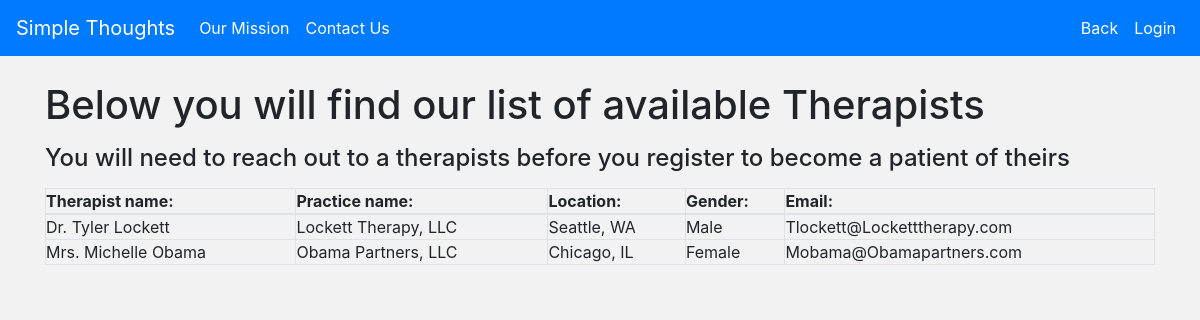
/discover_new_therapists, run on the app's committed database.
### STR_app/models.py (models this page shows)
class Therapist(models.Model):
    title = models.CharField(max_length=60)
    first_name = models.CharField(max_length=60)
    last_name = models.CharField(max_length=60)
    practice_name = models.CharField(max_length=255)
    location = models.CharField(max_length=255)
    gender = models.CharField(max_length=10)
    accept_new_patients = models.BooleanField(default=False)
    email = models.CharField(max_length=255)
    password = models.CharField(max_length=255)
    created_at = models.DateTimeField(auto_now_add = True)
    updated_at = models.DateTimeField(auto_now = True)
    objects = TherapistManager()

### STR_app/views.py (the view)
# urls.py: path('discover_new_therapists', views.discover_new_therapists)
def discover_new_therapists(request):
    context = {
        'discoverable_therapists': Therapist.objects.all()
    }
    return render(request, 'discover_new_therapists.html', context)

### STR_app/templates/discover_new_therapists.html (shortened to what this page needs)
<!DOCTYPE html>
<html lang="en">
<head>
    <link href="https://stackpath.bootstrapcdn.com/bootstrap/4.5.0/css/bootstrap.min.css" rel="stylesheet">
    {% load static %}
    <link rel="stylesheet" href="{% static 'style/css/style.css' %}">
</head>
<body>
    <nav class="navbar sticky-top navbar-expand-lg navbar-dark bg-primary">
        <a class="navbar-brand" href="/">Simple Thoughts</a>
        <div class="collapse navbar-collapse" id="navbarNav">
            <ul class="navbar-nav">
                <li class="nav-item active">
                <a class="nav-link" href="/our_mission">Our Mission <span class="sr-only">(current)</span></a>
                </li>
                <li class="nav-item active">
                <a class="nav-link" href="/contact">Contact Us</a>
                </li>
            </ul>
            <ul class="navbar-nav ml-auto">
                <li class="nav-item active">
                    <a class="nav-link" href="/">Back <span class="sr-only">(current)</span></a>
                </li>
                <li class="nav-item active">
                <a class="nav-link" href="/login">Login <span class="sr-only">(current)</span></a>
                </li>
            </ul>
        </div>
    </nav>
    <div class="container">
        <h1 id="available_therapists_h1">Below you will find our list of available Therapists </h1>
        <h4 id="available_therapists_h4">You will need to reach out to a therapists before you register to become a patient of theirs</h4>
        <table class="table-bordered" style="width:100%">
            <thead>
                <tr>
                    <th>Therapist name:</th>
                    <th>Practice name:</th>
                    <th>Location:</th>
                    <th>Gender:</th>
                    <th>Email:</th>
                </tr>
            </thead>
            <tbody>
                {% for therapists in discoverable_therapists %}
                <tr>
                    {% if therapists.accept_new_patients == True %}
                    <td>{{ therapists.title }} {{ therapists.first_name }} {{ therapists.last_name }}</td>
                    <td>{{ therapists.practice_name }}</td>
                    <td>{{ therapists.location }}</td>
                    <td>{{ therapists.gender }}</td>
                    <td>{{ therapists.email }}</td>
                    {% endif %}
                </tr>
                {% endfor %}
            </tbody>
        </table>
    </div>
</body>
</html>

### STR_app/static/style/css/style.css (style rules this page uses)
* { padding: 0px; margin: 0px; }
body { background-color: #f2f2f2; }
#available_therapists_h1 { margin-top: 25px; }
#available_therapists_h4 { margin: 15px 0px; }

### data on the page
Therapist: title "Dr.", first_name "Tyler", last_name "Lockett", practice_name "Lockett Therapy, LLC", location "Seattle, WA", gender "Male", email "Tlockett@Locketttherapy.com"
Therapist: title "Mrs.", first_name "Michelle", last_name "Obama", practice_name "Obama Partners, LLC", location "Chicago, IL", gender "Female", email "Mobama@Obamapartners.com"
